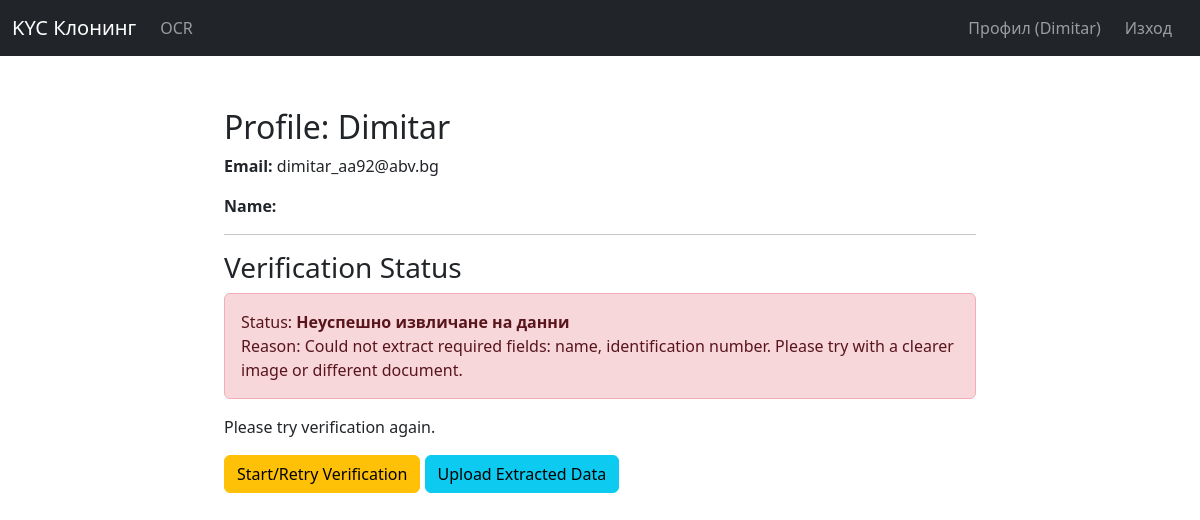
/accounts/profile/ (signed in), run on the app's committed database.
### verification/models.py (models this page shows, shortened)
class VerificationDocument(models.Model):
    class StatusChoices(models.TextChoices):
        PENDING = 'PENDING', 'Изчаква качване'
        PROCESSING = 'PROCESSING', 'Обработва се'
        NEEDS_SELFIE = 'NEEDS_SELFIE', 'Нужно е селфи/видео'
        VERIFIED = 'VERIFIED', 'Верифициран'
        FAILED_DATA = 'FAILED_DATA', 'Неуспешно извличане на данни'
        FAILED_MATCH = 'FAILED_MATCH', 'Несъответствие на лице'
        FAILED_MANUAL = 'FAILED_MANUAL', 'Отхвърлен ръчно'
    user = models.OneToOneField(User, on_delete=models.CASCADE, related_name='verification_document')
    document_type = models.CharField(max_length=50, blank=True, null=True, choices=[('ID_CARD', 'Лична карта'), ('PASSPORT', 'Паспорт')]) # Примерни типове
    front_image = models.ImageField(upload_to=user_directory_path)
    back_image = models.ImageField(upload_to=user_directory_path, blank=True, null=True) # Не всички документи имат гръб
    selfie_image = models.ImageField(upload_to=user_directory_path, blank=True, null=True) # Или FileField за видео
    extracted_data = models.JSONField(blank=True, null=True) # Тук ще симулираме извлечените данни
    status = models.CharField(max_length=20, choices=StatusChoices.choices, default=StatusChoices.PENDING)
    created_at = models.DateTimeField(auto_now_add=True)
    updated_at = models.DateTimeField(auto_now=True)
    status_reason = models.TextField(blank=True, null=True) # Причина при неуспех

### users/views.py (the view)
# urls.py: path('profile/', profile_view, name='profile'),
@login_required
def profile_view(request):
    user = request.user
    verification_doc = None
    try:
        verification_doc = VerificationDocument.objects.get(user=user)
    except VerificationDocument.DoesNotExist:
        pass # Няма проблем, потребителят още не е стартирал процеса
    context = {
        'user': user,
        'profile': user.profile,
        'verification_doc': verification_doc,
    }
    return render(request, 'users/profile.html', context)

### users/templates/users/profile.html (shortened to what this page needs)
{% extends "base.html" %}
{% block content %}
<div class="container mt-5">
    <div class="row">
        <div class="col-md-12">
            <h2>Profile: {{ user.username }}</h2>
            <p><strong>Email:</strong> {{ user.email }}</p>
            <p><strong>Name:</strong> {{ user.first_name }} {{ user.last_name }}</p>
            <hr>
            <h3>Verification Status</h3>
            {% if profile.is_verified %}
                <div class="alert alert-success" role="alert">
                    Your profile is VERIFIED.
                </div>
                {% if verification_doc and verification_doc.extracted_data %}
                    <div class="row">
                        <div class="col-md-5">
                            <div class="card mb-4">
                                <div class="card-header">ID Document Images</div>
                                <div class="card-body text-center">
                                    {% if verification_doc.front_image %}
                                        <img src="{{ verification_doc.front_image.url }}" alt="Front of ID" class="img-fluid mb-3" style="max-height: 300px;">
                                    {% endif %}
                                    {% if verification_doc.back_image %}
                                        <img src="{{ verification_doc.back_image.url }}" alt="Back of ID" class="img-fluid" style="max-height: 300px;">
                                    {% endif %}
                                </div>
                            </div>
                        </div>
                        <div class="col-md-7">
                            <div class="card">
                                <div class="card-header bg-primary text-white">Extracted Document Information</div>
                                <div class="card-body">
                                    <table class="table table-striped">
                                        <tbody>
                                            {% if verification_doc.extracted_data.surname %}
                                                <tr>
                                                    <th scope="row">Surname</th>
                                                    <td>{{ verification_doc.extracted_data.surname }}</td>
                                                </tr>
                                            {% endif %}
                                            {% if verification_doc.extracted_data.name %}
                                                <tr>
                                                    <th scope="row">Name</th>
                                                    <td>{{ verification_doc.extracted_data.name }}</td>
                                                </tr>
                                            {% endif %}
                                            {% if verification_doc.extracted_data.fathers_name %}
                                                <tr>
                                                    <th scope="row">Father's Name</th>
                                                    <td>{{ verification_doc.extracted_data.fathers_name }}</td>
                                                </tr>
                                            {% endif %}
                                            {% if verification_doc.extracted_data.date_of_birth %}
                                                <tr>
                                                    <th scope="row">Date of Birth</th>
                                                    <td>{{ verification_doc.extracted_data.date_of_birth }}</td>
                                                </tr>
                                            {% endif %}
                                            {% if verification_doc.extracted_data.document_number %}
                                                <tr>
                                                    <th scope="row">Document Number</th>
                                                    <td>{{ verification_doc.extracted_data.document_number }}</td>
                                                </tr>
                                            {% endif %}
                                            {% if verification_doc.extracted_data.date_of_issue %}
                                                <tr>
                                                    <th scope="row">Date of Issue</th>
                                                    <td>{{ verification_doc.extracted_data.date_of_issue }}</td>
                                                </tr>
                                            {% endif %}
                                            {% if verification_doc.extracted_data.date_of_expiry %}
                                                <tr>
                                                    <th scope="row">Date of Expiry</th>
                                                    <td>{{ verification_doc.extracted_data.date_of_expiry }}</td>
                                                </tr>
                                            {% endif %}
                                        </tbody>
                                    </table>
                                </div>
                                <div class="card-footer">
                                    <button class="btn btn-sm btn-outline-primary copy-structured-data">Copy Structured Data</button>
                                    <a href="{% url 'verification_status' %}" class="btn btn-sm btn-outline-info">View Full Details</a>
                                </div>
                            </div>
                        </div>
                    </div>
                {% endif %}
            {% elif verification_doc %}
                <div class="alert {% if verification_doc.status == 'PROCESSING' %}alert-info{% elif verification_doc.status == 'NEEDS_SELFIE' %}alert-warning{% else %}alert-danger{% endif %}" role="alert">
                    Status: <strong>{{ verification_doc.get_status_display }}</strong>
                    {% if verification_doc.status_reason %}
                        <br>Reason: {{ verification_doc.status_reason }}
                    {% endif %}
                </div>
                {% if verification_doc.status == 'PENDING' or verification_doc.status == 'FAILED_DATA' or verification_doc.status == 'FAILED_MATCH' or verification_doc.status == 'FAILED_MANUAL' %}
                    <p>Please try verification again.</p>
                    <a href="{% url 'start_verification' %}" class="btn btn-warning">Start/Retry Verification</a>
                    <a href="{% url 'upload_extracted_data' %}" class="btn btn-info">Upload Extracted Data</a>
                {% elif verification_doc.status == 'NEEDS_SELFIE' %}
                    <p>Please upload a selfie to continue.</p>
                    <a href="{% url 'upload_selfie' %}" class="btn btn-primary">Upload Selfie</a>
                {% elif verification_doc.status == 'PROCESSING' %}
                    <p>Your documents are being processed. Please check back later.</p>
                    <a href="{% url 'verification_status' %}" class="btn btn-info">Check Status</a>
                {% endif %}
            {% else %}
                <div class="alert alert-secondary" role="alert">
                    Your profile is not verified yet.
                </div>
                <a href="{% url 'start_verification' %}" class="btn btn-primary">Start Verification</a>
                <a href="{% url 'upload_extracted_data' %}" class="btn btn-info">Upload Extracted Data</a>
            {% endif %}
        </div>
    </div>
</div>
{% endblock %}

### templates/base.html (shortened to what this page needs)
<!DOCTYPE html>
<html lang="bg">
<head>
    <link href="https://cdn.jsdelivr.net/npm/bootstrap@5.3.2/dist/css/bootstrap.min.css" rel="stylesheet">
</head>
<body>
    <nav class="navbar navbar-expand-lg navbar-dark bg-dark fixed-top">
        <div class="container-fluid">
            <a class="navbar-brand" href="{% url 'home' %}">KYC Клонинг</a>
            <div class="collapse navbar-collapse" id="navbarNav">
                <ul class="navbar-nav me-auto">
                    {% if user.is_authenticated %}
                        <li class="nav-item">
                            <a class="nav-link" href="{% url 'ocr:ocr_home' %}">OCR</a>
                        </li>
                    {% endif %}
                </ul>
                <ul class="navbar-nav ms-auto">
                    {% if user.is_authenticated %}
                        <li class="nav-item">
                            <a class="nav-link" href="{% url 'profile' %}">Профил ({{ user.username }})</a>
                        </li>
                        <li class="nav-item">
                            <form action="{% url 'logout' %}" method="post" style="display: inline;">
                                <button type="submit" class="btn btn-link nav-link" style="display: inline; padding: 0.5rem 1rem;">Изход</button>
                            </form>
                        </li>
                    {% endif %}
                </ul>
            </div>
        </div>
    </nav>
    <div class="container mt-4">
        {% block content %}{% endblock %}
    </div>
</body>
</html>

### templates/base.html (style rules this page uses)
body { padding-top: 60px; }
.container { max-width: 800px; }

### data on the page
VerificationDocument: status "Неуспешно извличане на данни", status_reason "Could not extract required fields: name, identification number. Please try with a clearer image or different document."

### other printed values
{{ user.username }} "Dimitar"
{{ user.email }} "dimitar_aa92@abv.bg"
